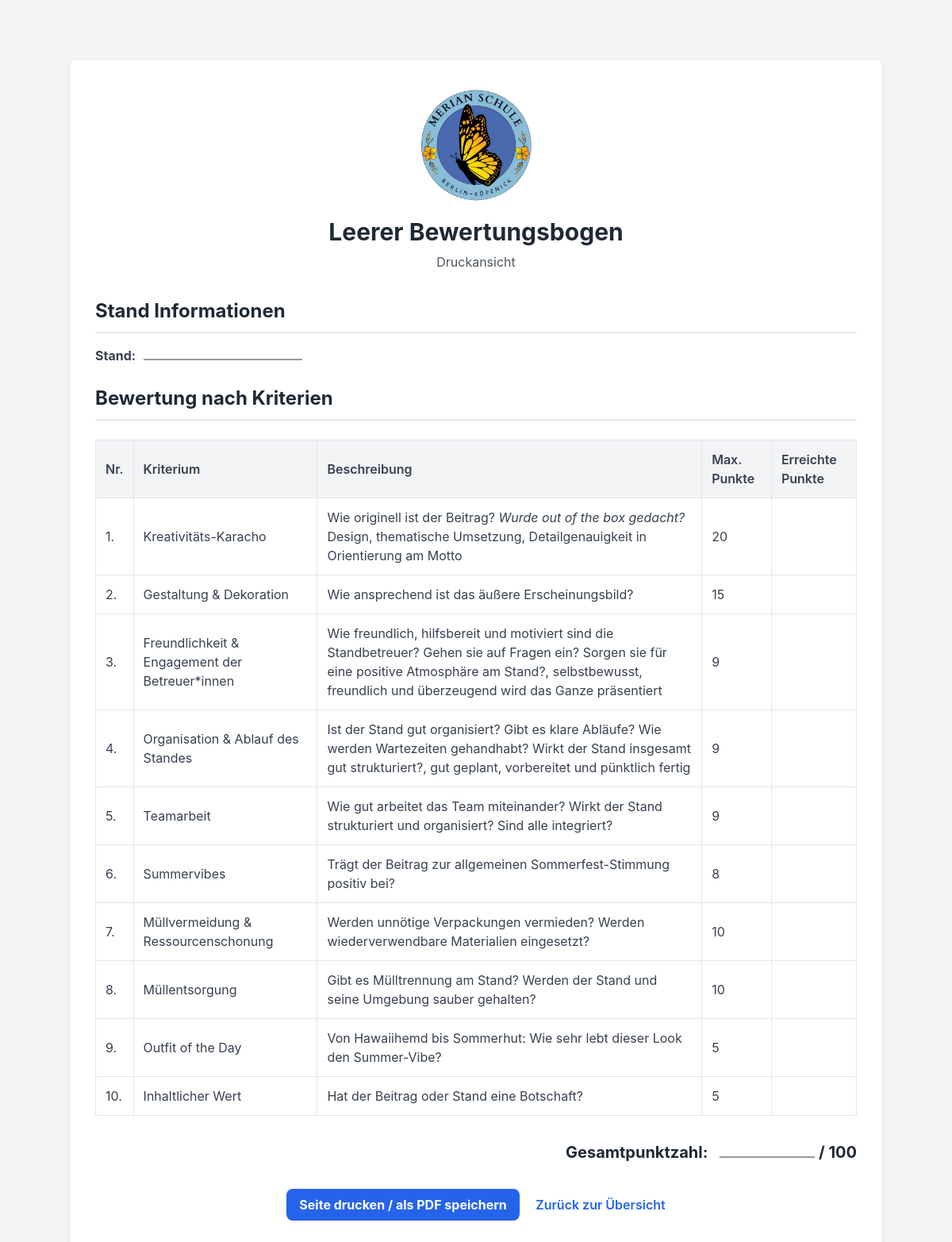
The page /print_evaluation_template/1 (signed in) on the database its author committed.
### tables this page shows
CREATE TABLE criteria (
            id INTEGER PRIMARY KEY AUTOINCREMENT,
            name TEXT UNIQUE NOT NULL,
            max_score INTEGER NOT NULL,
            description TEXT
        );

### routes/evaluations.py (the view)
@evaluations_bp.route('/print_evaluation_template/<int:stand_id>')
@role_required(['Administrator', 'Bewerter', 'Betrachter', 'Inspektor', 'Verwarner'])
def render_print_evaluation_template(stand_id):
    db = get_db()
    cursor = db.cursor()
    settings = cursor.execute("SELECT setting_key, setting_value FROM app_settings WHERE setting_key = 'logo_path'").fetchone()
    logo_url = url_for('general.static_files', filename='img/logo_V2.png') # Standard-Logo
    if settings and settings['setting_value']:
        logo_url = url_for('general.static_files', filename=settings['setting_value'])
    stand = cursor.execute("SELECT s.id, s.name, s.description, r.name AS room_name FROM stands s LEFT JOIN rooms r ON s.room_id = r.id WHERE s.id = ?", (stand_id,)).fetchone()
    if not stand:
        from flask import abort
        abort(404, description="Stand nicht gefunden.")
    criteria_data = [dict(row) for row in cursor.execute("SELECT id, name, max_score, description FROM criteria ORDER BY id").fetchall()]
    total_max_possible_score = sum(c['max_score'] for c in criteria_data)
    template_data = {
        'stand': dict(stand),
        'criteria': criteria_data,
        'total_max_possible_score': total_max_possible_score,
        'logo_url': logo_url,  # logo_url an das Template übergeben
    }
    dark_mode_enabled = session.get('dark_mode_enabled', False)
    return render_template('print_evaluation_template.html', **template_data, dark_mode_enabled=dark_mode_enabled)

### app.py (called while the page is built, shortened)
@app.before_request
def before_request_checks():
    allowed_endpoints = [
        'auth.login_page',
        'auth.login',
        'auth.admin_setup',
        'general.static_files', # Wichtig für CSS, JS, Bilder
        'admin_settings.api_get_settings', # Admin-Einstellungen API muss ohne Login erreichbar sein, um Logo/Hintergrund zu laden
        'admin_settings.api_upload_logo' # Logo-Upload sollte nur für Admins zugänglich sein, daher nicht hier
    ]
    if request.endpoint in allowed_endpoints or request.path.startswith('/api/'):
        return None
    return None

### db.py (called while the page is built)
def get_db():
    if 'db' not in g:
        g.db = sqlite3.connect(
            current_app.config['DATABASE'],
            detect_types=sqlite3.PARSE_DECLTYPES
        )
        g.db.row_factory = sqlite3.Row # Ermöglicht den Zugriff auf Spalten als Wörterbuch
    return g.db

def close_connection(exception):
    db = g.pop('db', None)
    if db is not None:
        db.close()

### utils.py (called while the page is built)
def check_admin_setup_required():
    db = get_db()
    cursor = db.cursor()
    admin_user = cursor.execute("SELECT id, password FROM users WHERE username = 'admin' AND is_admin = 1").fetchone()
    if admin_user and admin_user['password'] == current_app.config['DEFAULT_ADMIN_PASSWORD']:
        return True
    return False

def get_db():
    if 'db' not in g:
        g.db = sqlite3.connect(
            current_app.config['DATABASE'],
            detect_types=sqlite3.PARSE_DECLTYPES
        )
        g.db.row_factory = sqlite3.Row # Ermöglicht den Zugriff auf Spalten als Wörterbuch
    return g.db

### templates/print_evaluation_template.html (shortened to what this page needs)
<!DOCTYPE html>
<html lang="de">
<head>
    <script src="https://cdn.tailwindcss.com"></script>
    <link rel='stylesheet' href='https://cdn-uicons.flaticon.com/2.2.0/uicons-regular-rounded/css/uicons-regular-rounded.css'>
    <link rel='stylesheet' href='https://cdn-uicons.flaticon.com/2.2.0/uicons-solid-rounded/css/uicons-solid-rounded.css'>
</head>
<body class="{{ 'dark' if dark_mode_enabled else '' }}">
    <div class="container">
        <div class="header">
            <img src="{{ logo_url }}" alt="Company Logo" class="mx-auto mb-4">
            <h1 class="text-3xl font-bold text-gray-800 mb-2">Leerer Bewertungsbogen</h1>
            <p class="text-gray-600">Druckansicht</p>
        </div>
        <div id="content">
            <div class="mb-6">
                <h2 class="section-title text-gray-800">Stand Informationen</h2>
                <div class="info-item text-gray-700">
                    <strong>Stand:</strong> <span class="stand-input-line"></span>
                </div>
            </div>
            <div class="mb-6">
                <h2 class="section-title text-gray-800">Bewertung nach Kriterien</h2>
                <table class="criteria-table">
                    <thead>
                        <tr>
                            <th class="text-gray-700">Nr.</th>
                            <th class="text-gray-700">Kriterium</th>
                            <th class="text-gray-700">Beschreibung</th>
                            <th class="text-gray-700">Max. Punkte</th>
                            <th class="text-gray-700">Erreichte Punkte</th>
                        </tr>
                    </thead>
                    <tbody id="criteriaTableBody">
                        {% for criterion in criteria %}
                        <tr>
                            <td class="py-2 px-4 text-gray-700">{{ loop.index }}.</td>
                            <td class="py-2 px-4 text-gray-700">{{ criterion.name }}</td>
                            <td class="py-2 px-4 text-gray-700">{{ criterion.description | safe or 'N/A' }}</td>
                            <td class="py-2 px-4 text-gray-700">{{ criterion.max_score }}</td>
                            <td class="py-2 px-4 text-gray-700"></td>
                        </tr>
                        {% endfor %}
                    </tbody>
                </table>
            </div>
            <div class="mt-8 flex justify-end items-baseline">
                <p class="text-xl font-bold text-gray-800">Gesamtpunktzahl:
                    <span class="print-underline-total"></span> / {{ total_max_possible_score }}
                </p>
            </div>
            <div class="mt-8 text-center no-print">
                <button onclick="window.print()"
                        class="bg-blue-600 hover:bg-blue-700 text-white font-bold py-2 px-4 rounded-lg
                               focus:outline-none focus:ring-2 focus:ring-blue-500 focus:ring-opacity-50
                               transition duration-200 ease-in-out transform hover:scale-105">
                    Seite drucken / als PDF speichern
                </button>
                <a href="{{ url_for('evaluations.view_blank_printevaluations_page') }}"
                   class="ml-4 text-blue-600 hover:text-blue-800 font-semibold transition duration-200 ease-in-out">
                    Zurück zur Übersicht
                </a>
            </div>
        </div>
    </div>
</body>
</html>

### templates/print_evaluation_template.html (style rules this page uses)
body { font-family: 'Inter', sans-serif; background-color: #f3f4f6; margin: 0; padding: 20mm; box-sizing: border-box; color: #333; display: flex; justify-content: center; align-items: flex-start; min-height: 100vh; }
.container { background-color: #ffffff; padding: 2rem; border-radius: 0.5rem; box-shadow: 0 4px 6px rgba(0, 0, 0, 0.1); width: 100%; max-width: 210mm; box-sizing: border-box; }
.header { text-align: center; margin-bottom: 2rem; }
.header img { max-width: 150px; margin-bottom: 1rem; }
.section-title { font-size: 1.5rem; font-weight: bold; margin-bottom: 1rem; border-bottom: 2px solid #e2e8f0; padding-bottom: 0.5rem; }
.info-item { margin-bottom: 0.5rem; }
.criteria-table { width: 100%; border-collapse: collapse; margin-top: 1.5rem; }
.criteria-table th, .criteria-table td { border: 1px solid #e2e8f0; padding: 0.75rem; text-align: left; }
.criteria-table th { background-color: #f3f4f6; font-weight: 600; }
.print-underline-total { display: inline-block; width: 120px; border-bottom: 2px solid #999; margin-left: 10px; vertical-align: baseline; }
.stand-input-line { display: inline-block; width: 200px; border-bottom: 2px solid #999; margin-left: 5px; vertical-align: baseline; }

### rows shown on the page
criteria: name "Kreativitäts-Karacho", description "Wie originell ist der Beitrag? Wurde out of the box gedacht? Design, thematische Umsetzung, Detailgenauigkeit in Orientierung am Motto", max_score "20"
criteria: name "Gestaltung & Dekoration", description "Wie ansprechend ist das äußere Erscheinungsbild?", max_score "15"
criteria: name "Freundlichkeit & Engagement der Betreuer*innen", description "Wie freundlich, hilfsbereit und motiviert sind die Standbetreuer? Gehen sie auf Fragen ein? Sorgen sie für eine positive Atmosphäre am Stand?, selbstbewusst, freundlich und überzeugend wird das Ganze präsentiert", max_score "9"
criteria: name "Organisation & Ablauf des Standes", description "Ist der Stand gut organisiert? Gibt es klare Abläufe? Wie werden Wartezeiten gehandhabt? Wirkt der Stand insgesamt gut strukturiert?, gut geplant, vorbereitet und pünktlich fertig", max_score "9"
criteria: name "Teamarbeit", description "Wie gut arbeitet das Team miteinander? Wirkt der Stand strukturiert und organisiert? Sind alle integriert?", max_score "9"
criteria: name "Summervibes", description "Trägt der Beitrag zur allgemeinen Sommerfest-Stimmung positiv bei?", max_score "8"
criteria: name "Müllvermeidung & Ressourcenschonung", description "Werden unnötige Verpackungen vermieden? Werden wiederverwendbare Materialien eingesetzt?", max_score "10"
criteria: name "Müllentsorgung", description "Gibt es Mülltrennung am Stand? Werden der Stand und seine Umgebung sauber gehalten?", max_score "10"
criteria: name "Outfit of the Day", description "Von Hawaiihemd bis Sommerhut: Wie sehr lebt dieser Look den Summer-Vibe?", max_score "5"
criteria: name "Inhaltlicher Wert", description "Hat der Beitrag oder Stand eine Botschaft?", max_score "5"

### other values the page prints
{{ total_max_possible_score }} "100"
